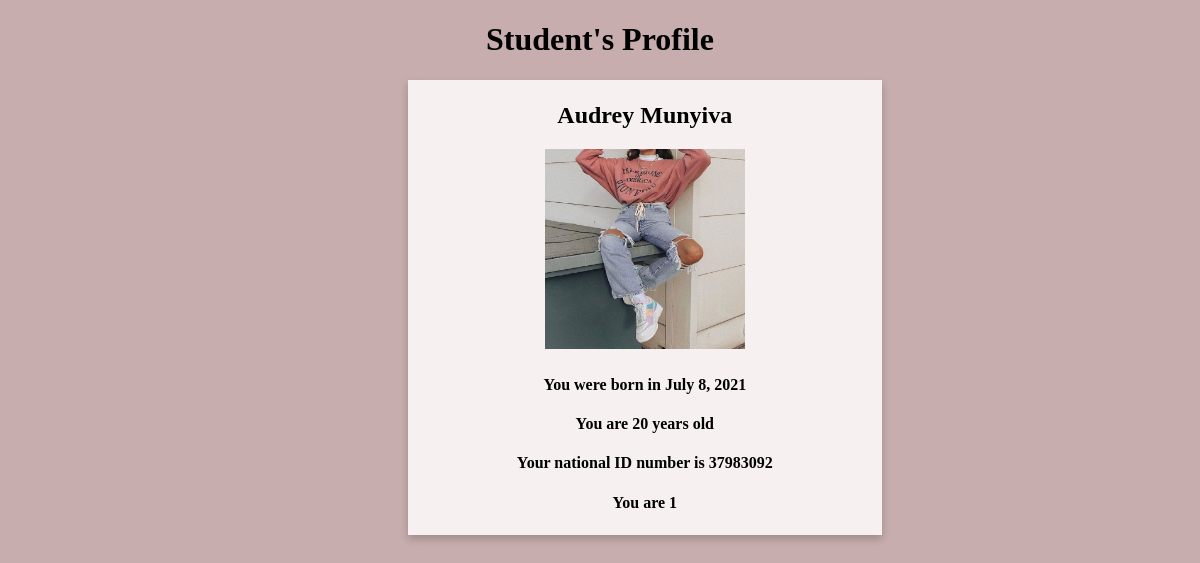
The app's page /student/profile/1/ with its own data.
### student/models.py (models this page shows)
class Student(models.Model):
    first_name=models.CharField(max_length=12, null=True)
    last_name=models.CharField(max_length=12, null=True)
    age=models.PositiveSmallIntegerField(null=True)
    date_of_birth=models.DateField(blank=True,null=True)
    national_id=models.CharField(max_length=20,null=True)
    nationality=(
        ('1','Kenyan'),
        ('2','Rwandan'),
        ('3','SouthSudanese'),
        ('4','Ugandan'),
    )
    nationality=models.CharField(
        max_length=15 , choices=nationality
    ,null=True)
    gender=(
        ('Female','Female'),
        ('Male','Male'),
        ('Other','Other'),
    )
    gender=models.CharField(max_length=15,choices=gender, null=True)
    guardian_name=models.CharField(max_length=12,null=True)
    email_adress=models.EmailField(null=True)
    county=models.CharField(max_length=15,null=True)
    image=models.ImageField(upload_to ="images/",null=True)
    languages=(
        ('English','English'),
        ('Swahili','Swahili'),
        ('French','French'),
        ('Kinyarwanda','Kinyaruanda'),
    )
    languages=models.CharField(max_length=15,choices=languages,null=True)
    date_of_enrollement=models.DateField(null=True)
    course_name=models.CharField(max_length=12,blank=True,null=True)
    laptop_number=models.CharField(max_length=10,blank=True,null=True)
    def full_name(self):
        return f"{self.first_name} {self.last_name}"

### student/views.py (the view)
# urls.py: path("profile/<int:id>/",student_profile,name="student_profile"),
def student_profile(request,id):
    student=Student.objects.get(id=id)
    return render(request,"student_profile.html",{"student":student})

### student/templates/student_profile.html (shortened to what this page needs)
<!DOCTYPE html>
<html lang="en">
<head>
</head>
<body>
    <h1 class="heading">Student's Profile</h1>
    <section class=" profile">
    <div class="container">
    <h2>{{student.full_name}}</h2>
    {% if student.image %}
    <h2> <img id="picha"src="{{student.image.url}}" width="200" height="200" ></h2>
    {% endif%}
    <h4>You were born in {{student.date_of_birth}} </h4>
    <h4>You are {{student.age}} years old</h4>
    <h4>Your national ID number is {{student.national_id}} </h4>
    <h4>You are {{student.nationality}} </h4>
    </div>
    </section>
</body>
</html>

### student/templates/student_profile.html (style rules this page uses)
body { background-color: rgb(199, 173, 173); justify-content: center; }
.profile { text-align: center; box-shadow: 0 4px 8px 0 rgba(0,0,0,0.2); transition: 0.3s; width: 40%; justify-content: center; margin-left: 400px; }
.container { padding: 2px 16px; background-color: rgb(247, 240, 240); ; }
.heading { text-align: center; }

### records on screen
Student: full_name "Audrey Munyiva", image (picture), date_of_birth "July 8, 2021", age "20", national_id "37983092", nationality "1"
